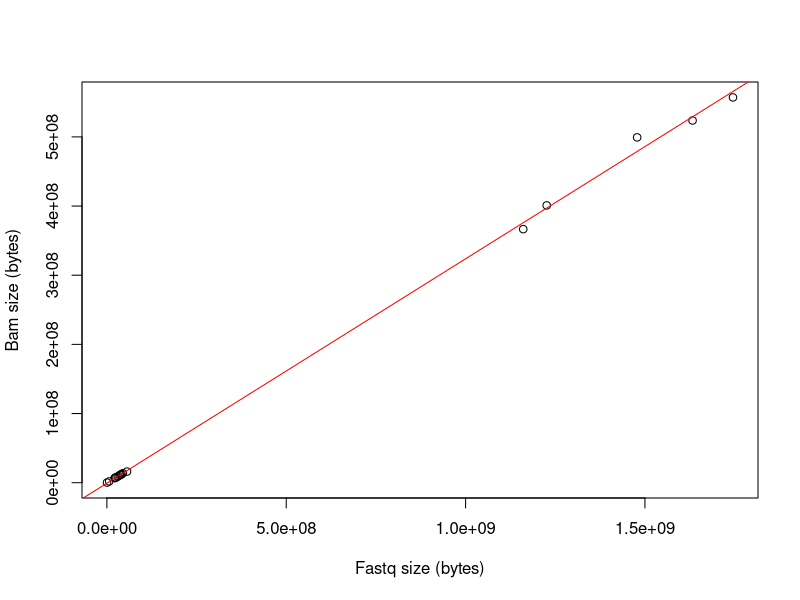

Recreate this plot in R.
filesize <- read.table('filesizes.txt', header=TRUE)
attach(filesize)
png(filename='filesizes.png')
   plot(Fastq, Bam, xlab='Fastq size (bytes)', ylab='Bam size (bytes)')
   abline(lm(Bam ~ Fastq), col='red')
dev.off()
